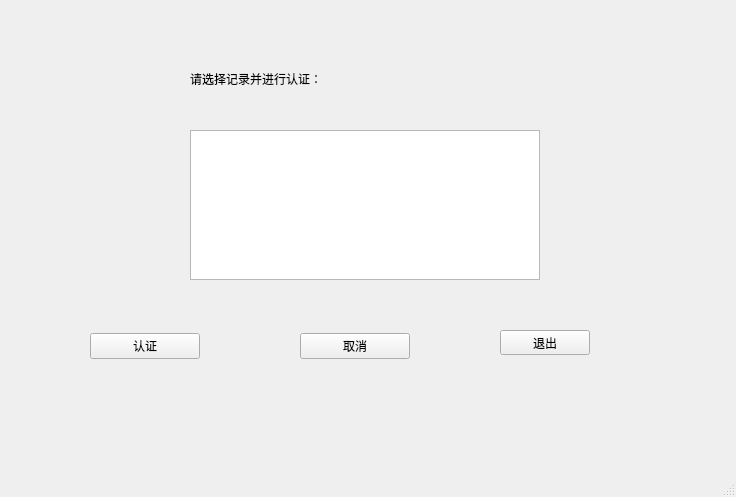
<?xml version="1.0" encoding="UTF-8"?>
<ui version="4.0">
 <class>Bank</class>
 <widget class="QMainWindow" name="Bank">
  <property name="geometry">
   <rect>
    <x>0</x>
    <y>0</y>
    <width>736</width>
    <height>497</height>
   </rect>
  </property>
  <property name="windowTitle">
   <string>MainWindow</string>
  </property>
  <widget class="QWidget" name="centralwidget">
   <widget class="QPushButton" name="btn_quit">
    <property name="geometry">
     <rect>
      <x>500</x>
      <y>330</y>
      <width>90</width>
      <height>25</height>
     </rect>
    </property>
    <property name="text">
     <string>退出</string>
    </property>
   </widget>
   <widget class="QWidget" name="layoutWidget">
    <property name="geometry">
     <rect>
      <x>90</x>
      <y>330</y>
      <width>320</width>
      <height>33</height>
     </rect>
    </property>
    <layout class="QHBoxLayout" name="horizontalLayout">
     <property name="spacing">
      <number>100</number>
     </property>
     <item>
      <widget class="QPushButton" name="btn_authorize">
       <property name="text">
        <string>认证</string>
       </property>
      </widget>
     </item>
     <item>
      <widget class="QPushButton" name="btn_reject">
       <property name="text">
        <string>取消</string>
       </property>
      </widget>
     </item>
    </layout>
   </widget>
   <widget class="QTableWidget" name="table">
    <property name="geometry">
     <rect>
      <x>190</x>
      <y>130</y>
      <width>350</width>
      <height>150</height>
     </rect>
    </property>
   </widget>
   <widget class="QLabel" name="label">
    <property name="geometry">
     <rect>
      <x>190</x>
      <y>70</y>
      <width>221</width>
      <height>17</height>
     </rect>
    </property>
    <property name="text">
     <string>请选择记录并进行认证：</string>
    </property>
   </widget>
  </widget>
  <widget class="QMenuBar" name="menubar">
   <property name="geometry">
    <rect>
     <x>0</x>
     <y>0</y>
     <width>736</width>
     <height>28</height>
    </rect>
   </property>
  </widget>
  <widget class="QStatusBar" name="statusbar"/>
 </widget>
 <resources/>
 <connections/>
</ui>
